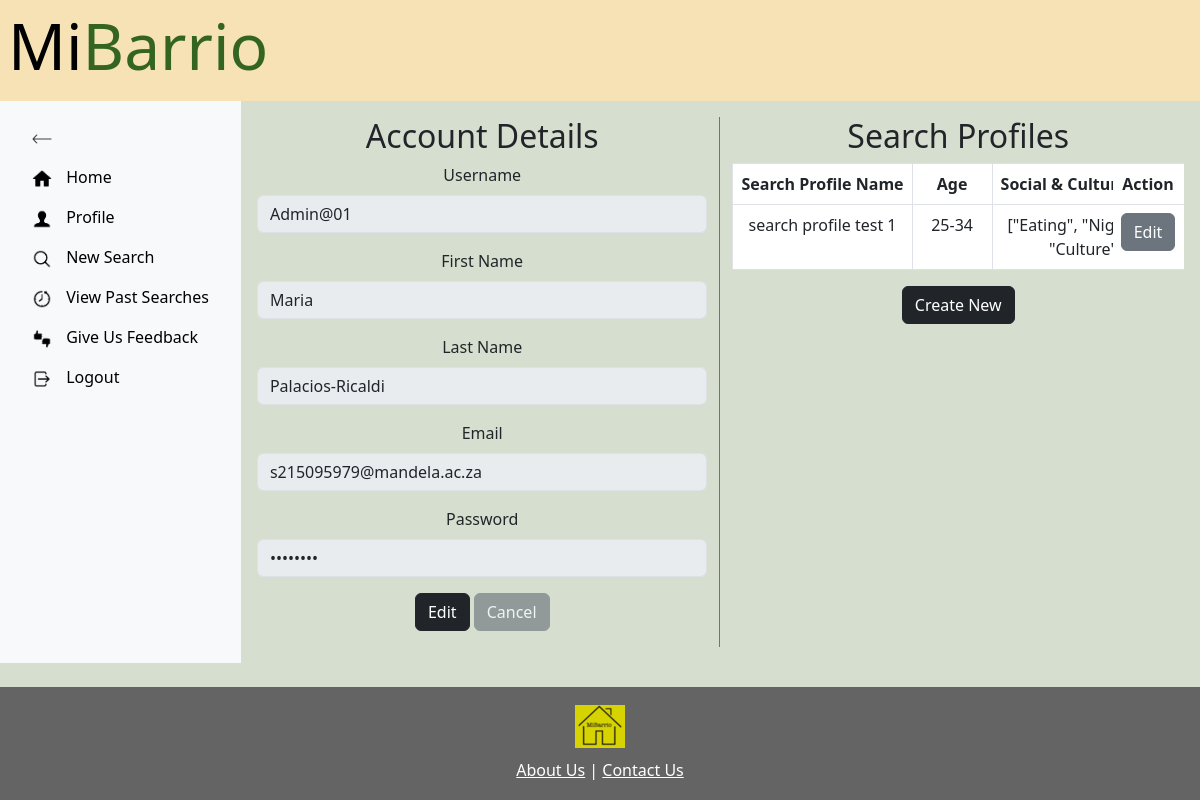
/profile (signed in), run on an earlier commit of the app's database.
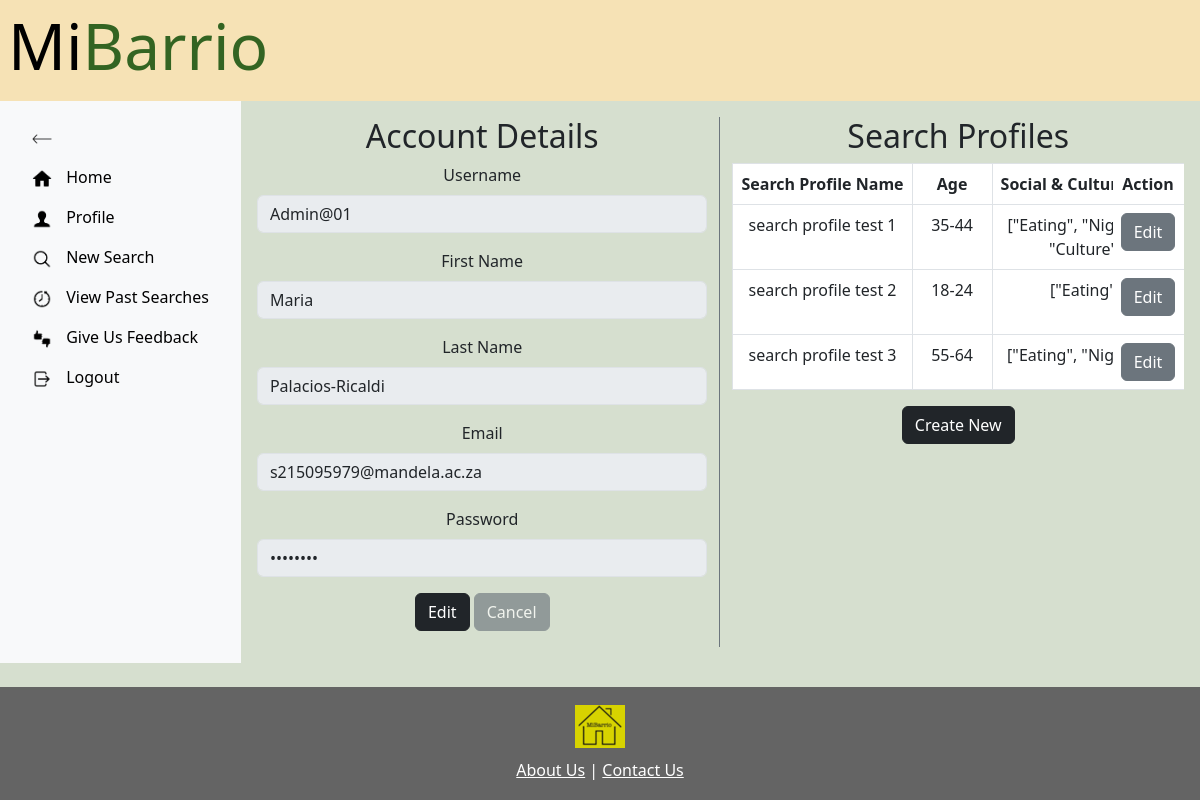
And on a later commit of the database.
### MiBarrioApp/models.py (models this page shows)
class CustomUser(AbstractBaseUser):
    objects = CustomUserManager()
    userID = models.AutoField(primary_key=True)
    first_name = models.CharField(max_length=255)
    last_name = models.CharField(max_length=255)
    username = models.CharField(max_length=255, unique=True)
    password = models.CharField(max_length=255)
    email = models.EmailField(unique=True)
    is_admin = models.BooleanField(default=False)
    USERNAME_FIELD = 'username'
    REQUIRED_FIELDS = ['first_name', 'last_name', 'email']

class SearchProfiles(models.Model):
    search_profileID = models.AutoField(primary_key=True)
    user = models.ForeignKey(CustomUser, on_delete=models.CASCADE)
    sp_name = models.TextField()
    age = models.TextField()
    social_cultural_tags = models.TextField()
    health_wellness_tags = models.TextField()
    leisure_recreation_tags = models.TextField()
    community_services_tags = models.TextField()
    social_cultural_levels = models.PositiveIntegerField(validators=[MinValueValidator(1), MaxValueValidator(5)], default=1)
    health_wellness_levels = models.PositiveIntegerField(validators=[MinValueValidator(1), MaxValueValidator(5)], default=1)
    leisure_recreation_levels = models.PositiveIntegerField(validators=[MinValueValidator(1), MaxValueValidator(5)], default=1)
    community_services_levels = models.PositiveIntegerField(validators=[MinValueValidator(1), MaxValueValidator(5)], default=1)
    transportation_active = models.BooleanField()
    transportation_public = models.BooleanField()
    backup_power_supply = models.BooleanField()
    backup_water_supply = models.BooleanField()
    class Meta:
        unique_together = ('user', 'sp_name',)

### MiBarrioApp/views.py (the view, shortened to what this page needs)
# urls.py: path('profile', views.profile_view, name = "profile"),
@login_required
def profile_view(request):
    user = request.user
    form_type = request.POST.get('form_type')
    user_search_profiles = SearchProfiles.objects.filter(user=request.user)
    context = {'user': user, 'search_profiles': user_search_profiles}
    return render(request, 'profile.html', context)

### MiBarrioApp/templates/profile.html (shortened to what this page needs)
{% extends 'base.html' %}
{% load static %}
{% block content %}
<div class="d-flex">
  <div id="sidebar" class="p-3 bg-light">
    <ul class="nav flex-column">
      <li class="nav-item">
        <a id="toggleSidebar" class="nav-link" href="#">
          <img src="{% static 'icons/icons8-left-arrow-100.png' %}" alt="Reduce" height="20px">
        </a>
      </li>
      <div id="sidebarMenu" class="show">
        <li class="nav-item">
          <a class="nav-link" href="{% url 'MiBarrioApp:home' %}">
            <img src="{% static 'icons/icons8-home-96.png' %}" alt="Home" height="20px">
            <span class="nav-text"> Home</span>
          </a>
        </li>
        <li class="nav-item">
          <a class="nav-link" href="{% url 'MiBarrioApp:profile' %}">
            <img src="{% static 'icons/icons8-customer-90.png' %}" alt="Profile" height="20px">
            <span class="nav-text"> Profile</span>
          </a>
        </li>
        <li class="nav-item">
          <a class="nav-link" href="{% url 'MiBarrioApp:newSearch' %}">
            <img src="{% static 'icons/icons8-search-90.png' %}" alt="New Search" height="20px">
            <span class="nav-text"> New Search</span>
          </a>
        </li>
        <li class="nav-item">
          <a class="nav-link" href="{% url 'MiBarrioApp:viewPastSearches' %}">
            <img src="{% static 'icons/icons8-time-machine-90.png' %}" alt="View Past Searches" height="20px">
            <span class="nav-text"> View Past Searches</span>
          </a>
        </li>
        <li class="nav-item">
          <a class="nav-link" href="{% url 'MiBarrioApp:feedback' %}">
            <img src="{% static 'icons/icons8-thumbs-up-down-90.png' %}" alt="Give Us Feedback" height="20px">
            <span class="nav-text"> Give Us Feedback</span>
          </a>
        </li>
        <li class="nav-item">
          <a class="nav-link" href="{% url 'MiBarrioApp:logout' %}">
            <img src="{% static 'icons/icons8-logout-96.png' %}" alt="Logout" height="20px">
            <span class="nav-text"> Logout</span>
          </a>
        </li>
      </div>
    </ul>
  </div>
  <div class="container-fluid p-3">
    <div class="row">
      <div class="col-md-6 border-end pr-7 border-secondary">
        <h2>Account Details</h2>
        <form id="accountDetailsForm" action="{% url 'MiBarrioApp:profile' %}" method="post">
          <div class="mb-3">
            <label for="username" class="form-label">Username</label>
            <input type="text" class="form-control" name="username" id="username" value="{{ user.username }}" disabled>
          </div>
          <div class="mb-3">
            <label for="firstname" class="form-label">First Name</label>
            <input type="text" class="form-control" name="firstname" id="firstname" value="{{ user.first_name }}"
              disabled>
          </div>
          <div class="mb-3">
            <label for="lastname" class="form-label">Last Name</label>
            <input type="text" class="form-control" name="lastname" id="lastname" value="{{ user.last_name }}" disabled>
          </div>
          <div class="mb-3">
            <label for="email" class="form-label">Email</label>
            <input type="email" class="form-control" name="email" id="email" value="{{ user.email }}" disabled>
          </div>
          <div class="mb-3">
            <label for="password" class="form-label">Password</label>
            <input type="password" class="form-control" name="password" id="password" value="********" disabled>
          </div>
          <div class="mb-3">
            <button type="button" class="btn btn-dark" id="editSaveBtn">Edit</button>
            <button type="button" class="btn btn-secondary disabled" id="cancelBtn">Cancel</button>
          </div>
        </form>
      </div>
      <div class="col-md-6 pl-5">
        <h2>Search Profiles</h2>
        <div id="searchProfilesList">
          <div style="max-height:500px; overflow-x:auto; overflow-y:auto; max-width: 600px; ">
            <table class="table table-bordered">
              <thead>
                <tr>
                  <th>Search Profile Name</th>
                  <th style="min-width: 80px;">Age</th>
                  <th>Social & Cultural tags</th>
                  <th>Health & Wellness tags</th>
                  <th class="sticky-action-column">Action</th>
                </tr>
              </thead>
              <tbody>
                {% for sp in search_profiles %}
                <tr>
                  <td>{{ sp.sp_name }}</td>
                  <td>{{ sp.age }}</td>
                  <td>{{ sp.social_cultural_tags }}</td>
                  <td>{{ sp.health_wellness_tags }}</td>
                  <td class="sticky-action-column">
                    <button class="btn btn-secondary edit-btn" data-bs-toggle="modal" data-bs-target="#createProfileModal"
                      data-id="{{ sp.search_profileID }}" data-sp_name="{{ sp.sp_name }}" data-age="{{ sp.age }}"
                      data-social_cultural_tags="{{ sp.social_cultural_tags }}"
                      data-health_wellness_tags="{{ sp.health_wellness_tags }}"
                      data-leisure_recreation_tags="{{ sp.leisure_recreation_tags }}"
                      data-community_services_tags="{{ sp.community_services_tags }}"
                      data-social_cultural_levels="{{ sp.social_cultural_levels }}"
                      data-health_wellness_levels="{{ sp.health_wellness_levels }}"
                      data-leisure_recreation_levels="{{ sp.leisure_recreation_levels }}"
                      data-community_services_levels="{{ sp.community_services_levels }}"
                      data-transportation_active="{{ sp.transportation_active }}"
                      data-transportation_public="{{ sp.transportation_public }}"
                      data-backup_power_supply="{{ sp.backup_power_supply }}"
                      data-backup_water_supply="{{ sp.backup_water_supply }}" class="btn btn-primary edit-btn"
                      data-bs-toggle="modal" data-bs-target="#createProfileModal"
                      data-id="{{ sp.search_profileID }}">Edit</button>
                  </td>
                </tr>
                {% endfor %}
              </tbody>
            </table>
          </div>
        </div>
        <button type="button" class="btn btn-dark mb-3" data-bs-toggle="modal"
          data-bs-target="#createProfileModal">Create New</button>
      </div>
    </div>
  </div>
</div>
</div>
{% endblock %}

### MiBarrioApp/templates/base.html (shortened to what this page needs)
{% load static %}
<!DOCTYPE html>
<html lang="en">
<head>
  <link href="https://cdn.jsdelivr.net/npm/bootstrap@5.3.0/dist/css/bootstrap.min.css" rel="stylesheet"
>
  <link rel="stylesheet" type="text/css" href="{% static 'css/style.css' %}" />
  <link rel="stylesheet" href="https://unpkg.com/leaflet@1.7.1/dist/leaflet.css" />
</head>
<body>
  <div class="wrapper">
    <div class="header">
      <h1 class="display-3">
        <a href="{% url 'MiBarrioApp:home' %}" style="text-decoration: none; color: inherit;">
          <span id="mi">Mi</span><span id="barrio">Barrio</span>
        </a>
      </h1>
    </div>
    {% block content %}
    {% endblock %}
  <footer class="footer">
    <img src="{% static 'logo.png' %}" alt="Logo" class="footer-logo">
    <div class="footer-links">
      <a href="{% url 'MiBarrioApp:aboutUs' %}">About Us</a> | <a href="{% url 'MiBarrioApp:contactUs' %}">Contact Us</a>
    </div>
  </footer>
</body>
</html>

### MiBarrioApp/static/css/style.css (style rules this page uses)
* { margin: 0; padding: 0; box-sizing: border-box; }
html, body { height: 100%; display: flex; flex-direction: column; text-align: center; background: rgb(214,223,207); }
.header { height: min-content; background: rgb(246,226, 181); text-align: left; padding-left: 17px ; padding: 0.5em; }
.wrapper { flex: 1 0 auto; background: rgb(214,223,207); }
.footer { flex-shrink: 0; text-align: center; background: rgb(100,100,100); padding: 1.5%; }
.footer-links { margin-top: 10px; color: white; }
.footer-links a { color: inherit; }
.footer-logo { width: auto; height: auto; display: block; margin: 0 auto; }
.nav-item { flex-grow: 1; text-align: left; min-width: 0; }
.nav-item a { white-space: nowrap; color: black; }
.d-flex { display: flex; flex-grow: 1; flex-direction: row; }
.nav-link img { margin-right: 10px; vertical-align: middle; transition: margin 0.3s; }
.sticky-action-column { position: sticky; right: 0; background-color: #fff; z-index: 1; }
table thead th { white-space: nowrap; background-color: rgb(234, 236, 239); }
#sidebar, #content { flex-grow: 1; flex-shrink: 0; }
#mi { color: black; }
#barrio { color: rgb(51, 100, 34); }
#sidebar { transition: width 0.5s; overflow: hidden; white-space: nowrap; }

What changed in the data, as far as the page shows it:
changed SearchProfiles "search profile test 1": age "25-34" → "35-44"
added SearchProfiles: sp_name "search profile test 2", age "18-24", social_cultural_tags "[\"Eating\"]"
added SearchProfiles: sp_name "search profile test 3", age "55-64", social_cultural_tags "[\"Eating\", \"Nightlife\"]"
